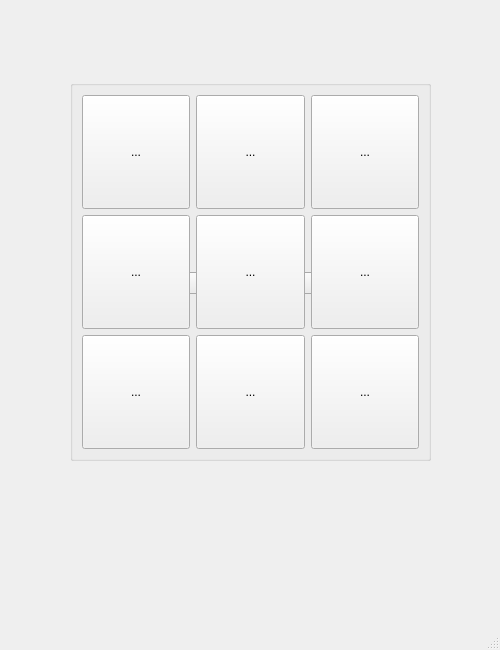
<?xml version="1.0" encoding="UTF-8"?>
<ui version="4.0">
 <class>MainWindow</class>
 <widget class="QMainWindow" name="MainWindow">
  <property name="enabled">
   <bool>true</bool>
  </property>
  <property name="geometry">
   <rect>
    <x>0</x>
    <y>0</y>
    <width>500</width>
    <height>650</height>
   </rect>
  </property>
  <property name="sizePolicy">
   <sizepolicy hsizetype="Minimum" vsizetype="Minimum">
    <horstretch>0</horstretch>
    <verstretch>0</verstretch>
   </sizepolicy>
  </property>
  <property name="minimumSize">
   <size>
    <width>500</width>
    <height>650</height>
   </size>
  </property>
  <property name="windowTitle">
   <string>MainWindow</string>
  </property>
  <widget class="QWidget" name="centralwidget">
   <widget class="QWidget" name="verticalLayoutWidget_2">
    <property name="geometry">
     <rect>
      <x>130</x>
      <y>210</y>
      <width>261</width>
      <height>111</height>
     </rect>
    </property>
    <layout class="QVBoxLayout" name="verticalLayout_5">
     <item>
      <spacer name="verticalSpacer">
       <property name="orientation">
        <enum>Qt::Vertical</enum>
       </property>
       <property name="sizeHint" stdset="0">
        <size>
         <width>20</width>
         <height>40</height>
        </size>
       </property>
      </spacer>
     </item>
     <item>
      <layout class="QVBoxLayout" name="verticalLayout_4">
       <item>
        <widget class="QPushButton" name="StartButton">
         <property name="text">
          <string>Начать игру</string>
         </property>
        </widget>
       </item>
       <item>
        <layout class="QGridLayout" name="gridLayout">
         <item row="0" column="1">
          <widget class="QToolButton" name="OffMusic">
           <property name="text">
            <string>...</string>
           </property>
          </widget>
         </item>
        </layout>
       </item>
      </layout>
     </item>
    </layout>
   </widget>
   <widget class="QGroupBox" name="gameFieldBox">
    <property name="enabled">
     <bool>true</bool>
    </property>
    <property name="geometry">
     <rect>
      <x>70</x>
      <y>80</y>
      <width>361</width>
      <height>381</height>
     </rect>
    </property>
    <property name="title">
     <string/>
    </property>
    <layout class="QVBoxLayout" name="verticalLayout_6">
     <item>
      <layout class="QGridLayout" name="gameField">
       <property name="sizeConstraint">
        <enum>QLayout::SetNoConstraint</enum>
       </property>
       <item row="2" column="0">
        <widget class="QToolButton" name="cell_2_0">
         <property name="sizePolicy">
          <sizepolicy hsizetype="Minimum" vsizetype="Minimum">
           <horstretch>0</horstretch>
           <verstretch>0</verstretch>
          </sizepolicy>
         </property>
         <property name="text">
          <string>...</string>
         </property>
        </widget>
       </item>
       <item row="1" column="1">
        <widget class="QToolButton" name="cell_1_1">
         <property name="sizePolicy">
          <sizepolicy hsizetype="Minimum" vsizetype="Minimum">
           <horstretch>0</horstretch>
           <verstretch>0</verstretch>
          </sizepolicy>
         </property>
         <property name="text">
          <string>...</string>
         </property>
        </widget>
       </item>
       <item row="2" column="1">
        <widget class="QToolButton" name="cell_2_1">
         <property name="sizePolicy">
          <sizepolicy hsizetype="Minimum" vsizetype="Minimum">
           <horstretch>0</horstretch>
           <verstretch>0</verstretch>
          </sizepolicy>
         </property>
         <property name="text">
          <string>...</string>
         </property>
        </widget>
       </item>
       <item row="1" column="0">
        <widget class="QToolButton" name="cell_1_0">
         <property name="sizePolicy">
          <sizepolicy hsizetype="Minimum" vsizetype="Minimum">
           <horstretch>0</horstretch>
           <verstretch>0</verstretch>
          </sizepolicy>
         </property>
         <property name="text">
          <string>...</string>
         </property>
        </widget>
       </item>
       <item row="2" column="2">
        <widget class="QToolButton" name="cell_2_2">
         <property name="sizePolicy">
          <sizepolicy hsizetype="Minimum" vsizetype="Minimum">
           <horstretch>0</horstretch>
           <verstretch>0</verstretch>
          </sizepolicy>
         </property>
         <property name="text">
          <string>...</string>
         </property>
        </widget>
       </item>
       <item row="1" column="2">
        <widget class="QToolButton" name="cell_1_2">
         <property name="sizePolicy">
          <sizepolicy hsizetype="Minimum" vsizetype="Minimum">
           <horstretch>0</horstretch>
           <verstretch>0</verstretch>
          </sizepolicy>
         </property>
         <property name="text">
          <string>...</string>
         </property>
        </widget>
       </item>
       <item row="0" column="0">
        <widget class="QToolButton" name="cell_0_0">
         <property name="sizePolicy">
          <sizepolicy hsizetype="Minimum" vsizetype="Minimum">
           <horstretch>0</horstretch>
           <verstretch>0</verstretch>
          </sizepolicy>
         </property>
         <property name="text">
          <string>...</string>
         </property>
        </widget>
       </item>
       <item row="0" column="2">
        <widget class="QToolButton" name="cell_0_2">
         <property name="sizePolicy">
          <sizepolicy hsizetype="Minimum" vsizetype="Minimum">
           <horstretch>0</horstretch>
           <verstretch>0</verstretch>
          </sizepolicy>
         </property>
         <property name="text">
          <string>...</string>
         </property>
        </widget>
       </item>
       <item row="0" column="1">
        <widget class="QToolButton" name="cell_0_1">
         <property name="sizePolicy">
          <sizepolicy hsizetype="Minimum" vsizetype="Minimum">
           <horstretch>0</horstretch>
           <verstretch>0</verstretch>
          </sizepolicy>
         </property>
         <property name="text">
          <string>...</string>
         </property>
        </widget>
       </item>
      </layout>
     </item>
    </layout>
   </widget>
  </widget>
  <widget class="QMenuBar" name="menubar">
   <property name="geometry">
    <rect>
     <x>0</x>
     <y>0</y>
     <width>500</width>
     <height>20</height>
    </rect>
   </property>
  </widget>
  <widget class="QStatusBar" name="statusbar"/>
 </widget>
 <resources/>
 <connections/>
</ui>
